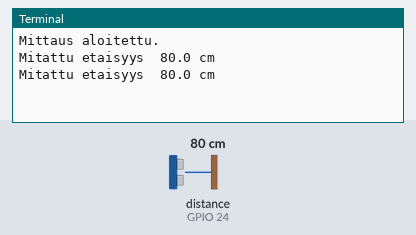
Recording of a program running on a simulated Raspberry Pi (BCM pin numbers). Parts: the last lines printed to the terminal. The inputs (shaded band) are chosen by the test bench; at power-on: distance to the obstacle (sensor on GPIO 24) 80 cm. The echo pulse lasts 58.3 µs per cm; the clock reads 2024-03-15 10:24:30 at power-on unless the program sets it.

Above: at 1.2 s.
1.3 s: distance to the obstacle (sensor on GPIO 24) set to 2 cm
At 2.6 s:
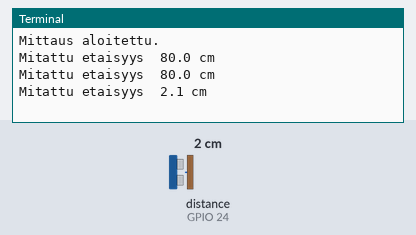
2.8 s: distance to the obstacle (sensor on GPIO 24) set to 4 cm
At 3.8 s:
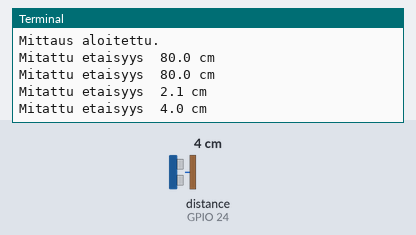
Timing chart, 0 to 5.8 s (numbered marks = the images above; inputs shaded):
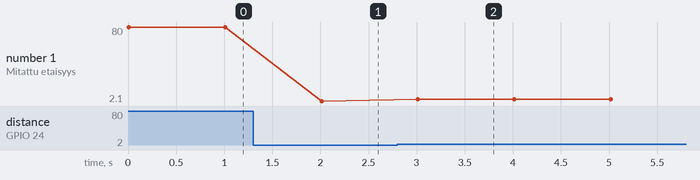

Measured:
- after the input at 1.3 s, the terminal: prints a new line after 0.71 s (image 1)
- after the input at 2.8 s, the terminal: prints a new line after 0.21 s (image 2)
- plotted number 1: 80 → 2.1 after the input at 1.3 s, 2.1 → 4 after the input at 2.8 s

The program:

ultraaani.py
```python
# VCC an Pin 2 (VCC)
# GND an Pin 6 (GND)
# TRIG an Pin 12 (GPIO18)
# ECHO 330 ohm vastuskytkenta (GPIO24) ja  GND

# Tuodaan kirjastot kayttoon
import RPi.GPIO as GPIO
import time

# GPIO tila (BOARD / BCM)
GPIO.setmode(GPIO.BCM)

# GPIO kaytettavat  pinnit
GPIO_TRIGGER = 18  # Fyysinen 12
GPIO_ECHO = 24  # Fyysinen 18

# GPIO-Pinnien toimintasuunta, asettaminen (IN / OUT)
GPIO.setup(GPIO_TRIGGER, GPIO.OUT)
GPIO.setup(GPIO_ECHO, GPIO.IN)


def etaisyys():
    # Aseta Trigger HIGH
    GPIO.output(GPIO_TRIGGER, True)

    # Aseta Trigger 0.01ms jalkeen LOW
    time.sleep(0.00001)
    GPIO.output(GPIO_TRIGGER, False)

    aloitus_aika = time.time()
    lopetus_aika = time.time()

    # Tallenna aloitus_aika
    while GPIO.input(GPIO_ECHO) == 0:
        aloitus_aika = time.time()

    # Tallenna lopetus_aika
    while GPIO.input(GPIO_ECHO) == 1:
        lopetus_aika = time.time()

    # Aikaero
    kulunut_aika = lopetus_aika - aloitus_aika
    # Aanennopeus (34300 cm/s)
    # jaetaan 2:lla, koska ultraääni menee edestakaisin
    etaisyys = (kulunut_aika * 34300) / 2

    return etaisyys

if __name__ == '__main__':
    try:
        print("Mittaus aloitettu.")
        while True:
            mitattu_etaisyys = etaisyys()
            print("Mitattu etaisyys  {:.1f} cm".format(mitattu_etaisyys))
            time.sleep(1)
    except KeyboardInterrupt:
        # Keskeytys ctrl+C
        print("Mittaus pysaytetty.")
        GPIO.cleanup()
```
